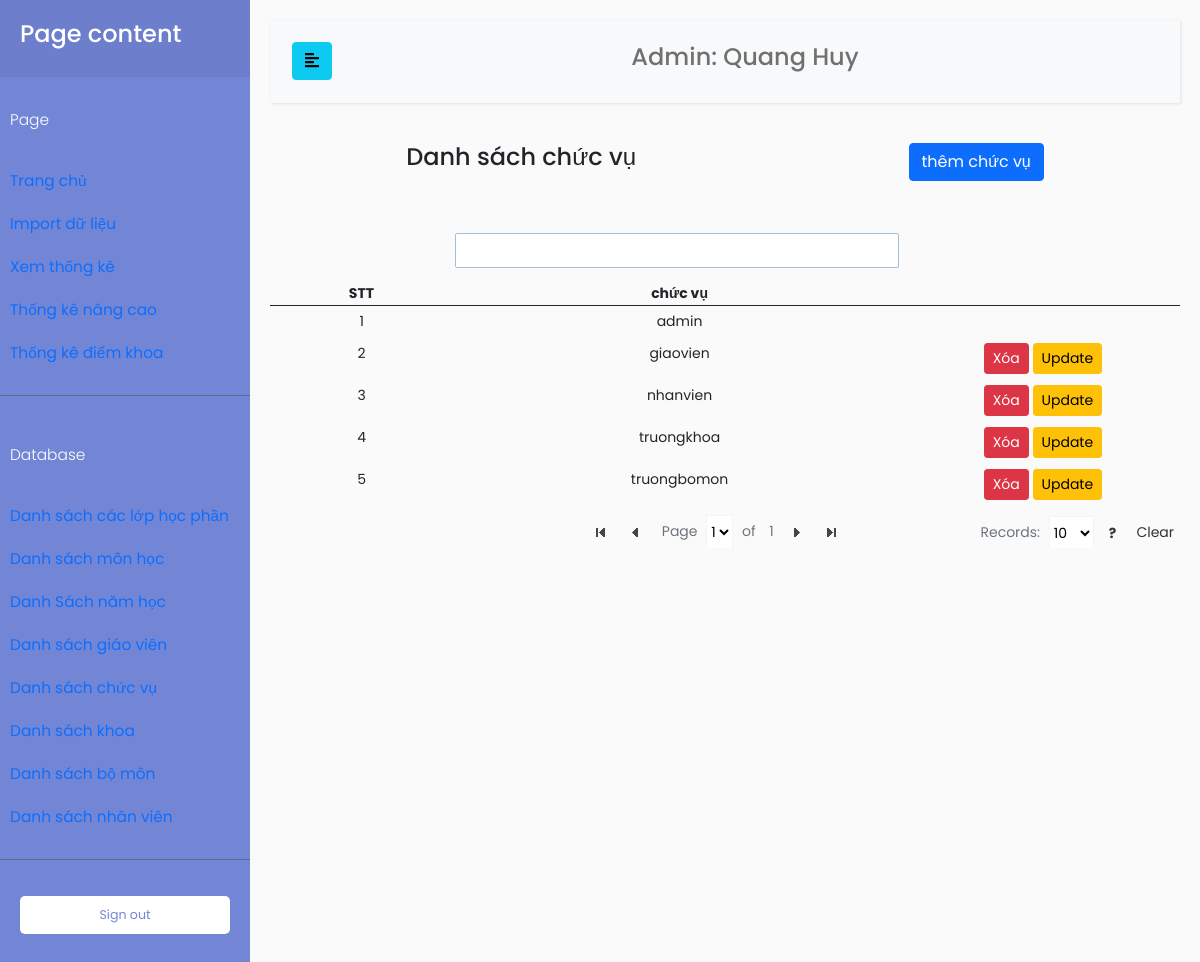
Screenshot of /index.php?TenChucVu=admin&page=DBChucVu (signed in) with the database file from the repository.
### tables this page shows
CREATE TABLE `nhanvien` (
  `MaNhanVien` varchar(100) NOT NULL,
  `TenNhanVien` varchar(100) NOT NULL,
  `MatKhau` varchar(100) NOT NULL,
  `MaChucVu` int(11) NOT NULL
);

CREATE TABLE `chucvu` (
  `MaChucVu` int(11) NOT NULL,
  `TenChucVu` varchar(100) NOT NULL,
  `PhanRole` varchar(100) NOT NULL
);

### database/DBController.php (called while the page is built, shortened)
<?php
class DBController
{
    protected $host = 'localhost';
    protected $user = 'root';
    protected $password = '';
    protected $database = 'quanlydanhgia';
    public function __construct()
    {
        $this->con = mysqli_connect($this->host, $this->user, $this->password, $this->database);
    }
}

### function.php (called while the page is built, shortened)
<?php
require('database/DBController.php');
require('database/Account.php');
require('database/InfoSmallTable.php');
$db = new DBController();
$account = new Account($db);
$infoSmallTable = new InfoSmallTable($db);

### database/Account.php (called while the page is built, shortened)
<?php
class Account
{
    public $db = null;
    public function __construct(DBController $db)
    {
        $this->db = $db;
    }
    public function getTenNhanVien($userID, $table = 'giaovien', $key = 'MaGiaoVien')
    {
        $result = $this->db->con->query("SELECT TenNhanVien FROM $table as tb JOIN chucvu on tb.MaChucVu = chucvu.MaChucVu WHERE $key = '{$userID}'");
        $resultArray = array();
        if ($result->num_rows > 0) {
            while ($row = $result->fetch_assoc()) {
                $resultArray[] = $row;
            }
        }
        return $resultArray[0]['TenNhanVien'];
    }
}

### database/InfoSmallTable.php (called while the page is built, shortened)
<?php
class InfoSmallTable
{
    public $db = null;
    public function __construct(DBController $db)
    {
        $this->db = $db;
    }
    public function getThongTinBang($table = 'Khoa')
    {
        $result = $this->db->con->query("SELECT * FROM {$table}");
        $resultArr = array();
        while ($row = mysqli_fetch_array($result, MYSQLI_ASSOC)) {
            $resultArr[] = $row;
        }
        return $resultArr;
    }
}

### page/admin/DBControl/DBChucVu.php (the view, shortened to what this page needs)
<?php
if ($_GET["TenChucVu"] === 'admin') {
    $chucVu = $infoSmallTable->getThongTinBang("ChucVu");
    $stt = 1;
}
?>
<div>
    <div class="pb-5 d-flex justify-content-around">
        <div>
            <h4>Danh sách chức vụ</h4>
        </div>
        <div><a href="index.php?TenChucVu=<?php echo $tenChucVu; ?>&page=themChucVu" class="btn btn-primary">thêm chức vụ</a></div>
    </div>
    <table class="tfilter table table-hover">
        <thead>
            <tr>
                <th style="width: 20%; text-align: center;">STT</th>
                <th style="width: 50%; text-align: center;">chức vụ</th>
                <th colspan="2"></th>
            </tr>
        </thead>
        <tbody>
            <?php foreach ($chucVu as $item) : ?>
                <form action="" method="post">
                    <tr>
                        <td style="text-align: center;">
                            <?php
                            echo $stt;
                            $stt++;
                            ?>
                        </td>
                        <td style="text-align: center;">
                            <?php
                            echo $item['TenChucVu'];
                            ?>
                        </td>
                        <?php if ($item['TenChucVu'] !== 'admin') : ?>
                            <td>
                                <input type="submit" value="Xóa" name="submitXoaChucVu" class="btn btn-sm btn-danger">
                                <a href="index.php?TenChucVu=<?php echo $tenChucVu; ?>&page=updateChucVu&MaChucVu=<?php echo $item['MaChucVu']; ?>" class="btn btn-sm btn-warning">Update</a>
                            </td>
                        <?php endif; ?>
                    </tr>
                </form>
            <?php endforeach; ?>
        </tbody>
    </table>
</div>

### index.php (shortened to what this page needs)
<!doctype html>
<html lang="en">
<head>
    <link href="https://cdn.jsdelivr.net/npm/bootstrap@5.0.0-beta3/dist/css/bootstrap.min.css" rel="stylesheet">
    <link rel="stylesheet" href="//code.jquery.com/ui/1.12.1/themes/base/jquery-ui.css">
    <link href="https://ajax.googleapis.com/ajax/libs/jqueryui/1.12.1/themes/base/jquery-ui.css" rel="stylesheet" type="text/css" />
    <link href="css/dashboard.css" rel="stylesheet">
    <link href="css/customTable.css" rel="stylesheet">
    <link rel="stylesheet" href="css/sidebar.css">
</head>
<?php
require('function.php');
if ($_GET["TenChucVu"]) {
    $tenChucVu = $_GET["TenChucVu"];
}
if (isset($_GET["page"])) {
    $page = $_GET["page"];
}
$tenGiaoVien = NULL;
if ($tenChucVu === 'admin' || $tenChucVu === 'nhanvien') {
    if ($tenChucVu === 'admin') {
        $tenCV = "Admin";
    }
    $tenGiaoVien = $account->getTenNhanVien($_SESSION['MaDangNhap'], 'NhanVien', 'MaNhanVien');
}
?>
<body>
    <div class="wrapper">
        <nav id="sidebar">
            <div class="sidebar-header">
                <h4>Page content</h4>
            </div>
            <ul class="list-unstyled components">
                <p>Page</p>
                <li class="nav-item">
                    <a class="nav-link active" aria-current="page" href="index.php?TenChucVu=<?php echo $tenChucVu; ?>">
                        Trang chủ
                    </a>
                </li>
                <?php if ($tenChucVu === 'admin') : ?>
                    <li class="nav-item">
                        <a class="nav-link" href="index.php?TenChucVu=<?php echo $tenChucVu; ?>&page=data">
                            Import dữ liệu
                        </a>
                    </li>
                    <li class="nav-item">
                        <a class="nav-link" href="index.php?TenChucVu=<?php echo $tenChucVu; ?>&page=calculate">
                            Xem thống kê
                        </a>
                    </li>
                    <li class="nav-item">
                        <a class="nav-link" href="index.php?TenChucVu=<?php echo $tenChucVu; ?>&page=thongkenangcao">
                            Thống kê nâng cao
                        </a>
                    </li>
                <?php endif; ?>
                <?php if ($tenChucVu === 'truongkhoa' || $tenChucVu === 'admin') : ?>
                    <li class="nav-item">
                        <a href="index.php?TenChucVu=<?php echo $tenChucVu; ?>&page=ThongKeDiemKhoa" class=" nav-link">Thống kê điểm khoa</a>
                    </li>
                <?php endif; ?>
            </ul>
            <?php if ($tenChucVu === 'admin') : ?>
                <ul class="list-unstyled components">
                    <p>Database</p>
                    <li class="nav-item">
                        <a href="index.php?TenChucVu=<?php echo $tenChucVu; ?>&page=DBlopHocPhan" class=" nav-link">Danh sách các lớp học phần</a>
                    </li>
                    <li class="nav-item">
                        <a href="index.php?TenChucVu=<?php echo $tenChucVu; ?>&page=DBMonHoc" class=" nav-link">Danh sách môn học</a>
                    </li>
                    <li>
                        <a href="index.php?TenChucVu=<?php echo $tenChucVu; ?>&page=DBNamHoc" class=" nav-link">Danh Sách năm học</a>
                    </li>
                    <li class="nav-item">
                        <a href="index.php?TenChucVu=<?php echo $tenChucVu; ?>&page=DBGiaoVien" class=" nav-link">Danh sách giáo viên</a>
                    </li>
                    <li class="nav-item">
                        <a href="index.php?TenChucVu=<?php echo $tenChucVu; ?>&page=DBChucVu" class=" nav-link">Danh sách chức vụ</a>
                    </li>
                    <li class="nav-item">
                        <a href="index.php?TenChucVu=<?php echo $tenChucVu; ?>&page=DBKhoa" class=" nav-link">Danh sách khoa</a>
                    </li>
                    <li class="nav-item">
                        <a href="index.php?TenChucVu=<?php echo $tenChucVu; ?>&page=DBBoMon" class=" nav-link">Danh sách bộ môn</a>
                    </li>
                    <li class="nav-item">
                        <a href="index.php?TenChucVu=<?php echo $tenChucVu; ?>&page=DBNhanVien" class=" nav-link">Danh sách nhân viên</a>
                    </li>
                </ul>
            <?php endif; ?>
            <ul class="list-unstyled CTAs">
                <li>
                    <a href="login.php" class="download">Sign out </a>
                </li>
            </ul>
        </nav>
        <div id="content">
            <nav class="navbar navbar-expand-lg navbar-light bg-light">
                <div class="container-fluid">
                    <button type="button" id="sidebarCollapse" class="btn btn-info">
                        <i class="fas fa-align-left"></i>
                    </button>
                    <div class="collapse navbar-collapse" id="navbarSupportedContent">
                        <ul class="nav navbar-nav m-auto">
                            <li class="nav-item">
                                <h4><a class="nav-link" href="#"><?php echo $tenCV . ": " . $tenGiaoVien; ?></a></h4>
                            </li>
                        </ul>
                    </div>
                </div>
            </nav>
            <?php
            if (isset($page)) {
                switch ($page) {
                    case 'DBChucVu':
                        include('page/admin/DBControl/DBChucVu.php');
                        break;
                }
            }
            ?>
        </div>
    </div>
</body>
</html>

### css/dashboard.css (style rules this page uses)
body { font-size: .875rem; }

### css/sidebar.css (style rules this page uses)
body { font-family: 'Poppins', sans-serif; background: #fafafa; }
p { font-family: 'Poppins', sans-serif; font-size: 1.1em; font-weight: 300; line-height: 1.7em; color: #999; }
a, a:hover, a:focus { color: inherit; text-decoration: none; transition: all 0.3s; }
.navbar { padding: 15px 10px; background: #fff; border: none; border-radius: 0; margin-bottom: 40px; box-shadow: 1px 1px 3px rgba(0, 0, 0, 0.1); }
.wrapper { display: flex; width: 100%; align-items: stretch; }
#sidebar { min-width: 250px; max-width: 250px; background: #7386D5; color: #fff; transition: all 0.3s; }
#sidebar .sidebar-header { padding: 20px; background: #6d7fcc; }
#sidebar ul.components { padding: 20px 0; border-bottom: 1px solid #47748b; }
#sidebar ul p { color: #fff; padding: 10px; }
#sidebar ul li a { padding: 10px; font-size: 1.1em; display: block; }
ul.CTAs { padding: 20px; }
ul.CTAs a { text-align: center; font-size: 0.9em !important; display: block; border-radius: 5px; margin-bottom: 5px; }
a.download { background: #fff; color: #7386D5; }
#content { width: 100%; padding: 20px; min-height: 100vh; transition: all 0.3s; }

### js/tablefilter/style/tablefilter.css (style rules this page uses)
table.TF { font-family:inherit;border-spacing:0;border:0; }
table.TF th { height:35px;margin:0;background-color:#eaeaea;border-bottom:1px solid #ccc;border-top:1px solid #f4f4f4;border-left:1px solid #ccc;border-right:1px solid #f4f4f4;padding:.1em .7em;color:#333; }
table.TF th:last-child { border-right:1px solid #ccc }
table.TF td { margin:0;padding:.5em .7em;border-bottom:1px solid #c6c6c6;text-overflow:ellipsis }

### js/tablefilter/style/themes/transparent/transparent.css (style rules this page uses)
table.TF { padding:0;color:inherit;border-right:1px solid transparent;border-top:1px solid transparent;border-left:1px solid transparent;border-bottom:0; }
table.TF th { margin:0;color:inherit;background-color:transparent;border-color:transparent;border-width:1px;border-style:solid; }
table.TF th:last-child { border-right:1px solid transparent }
table.TF td { margin:0;padding:5px;color:inherit;border-bottom:1px solid transparent;border-left:0;border-top:0;border-right:0 }

### page/admin/DBControl/DBChucVu.php (style rules this page uses)
table td { text-align: center; }

### rows the page displays
nhanvien: TenNhanVien "Quang Huy"
chucvu: TenChucVu "admin"
chucvu: TenChucVu "giaovien"
chucvu: TenChucVu "nhanvien"
chucvu: TenChucVu "truongkhoa"
chucvu: TenChucVu "truongbomon"

### other values shown
$tenCV "Admin"
